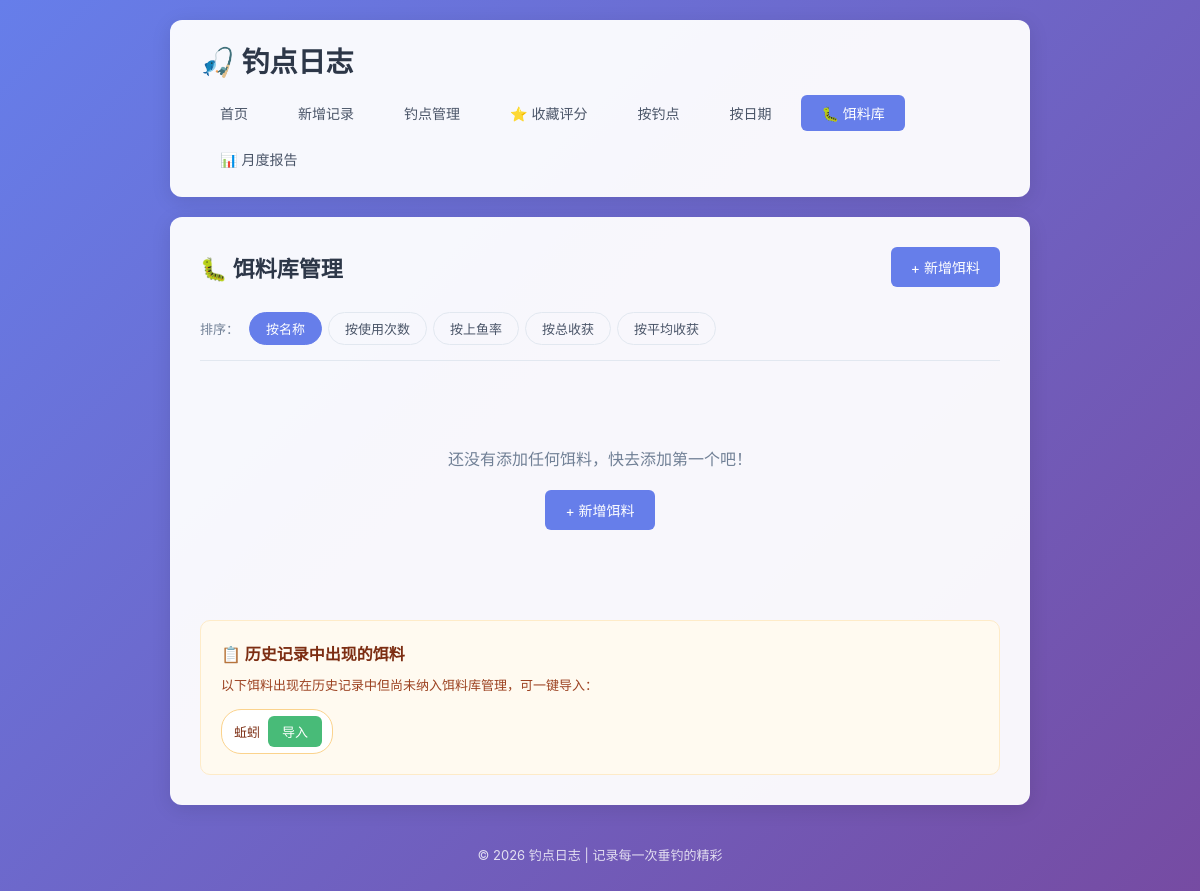
Page /baits on the earlier database version.
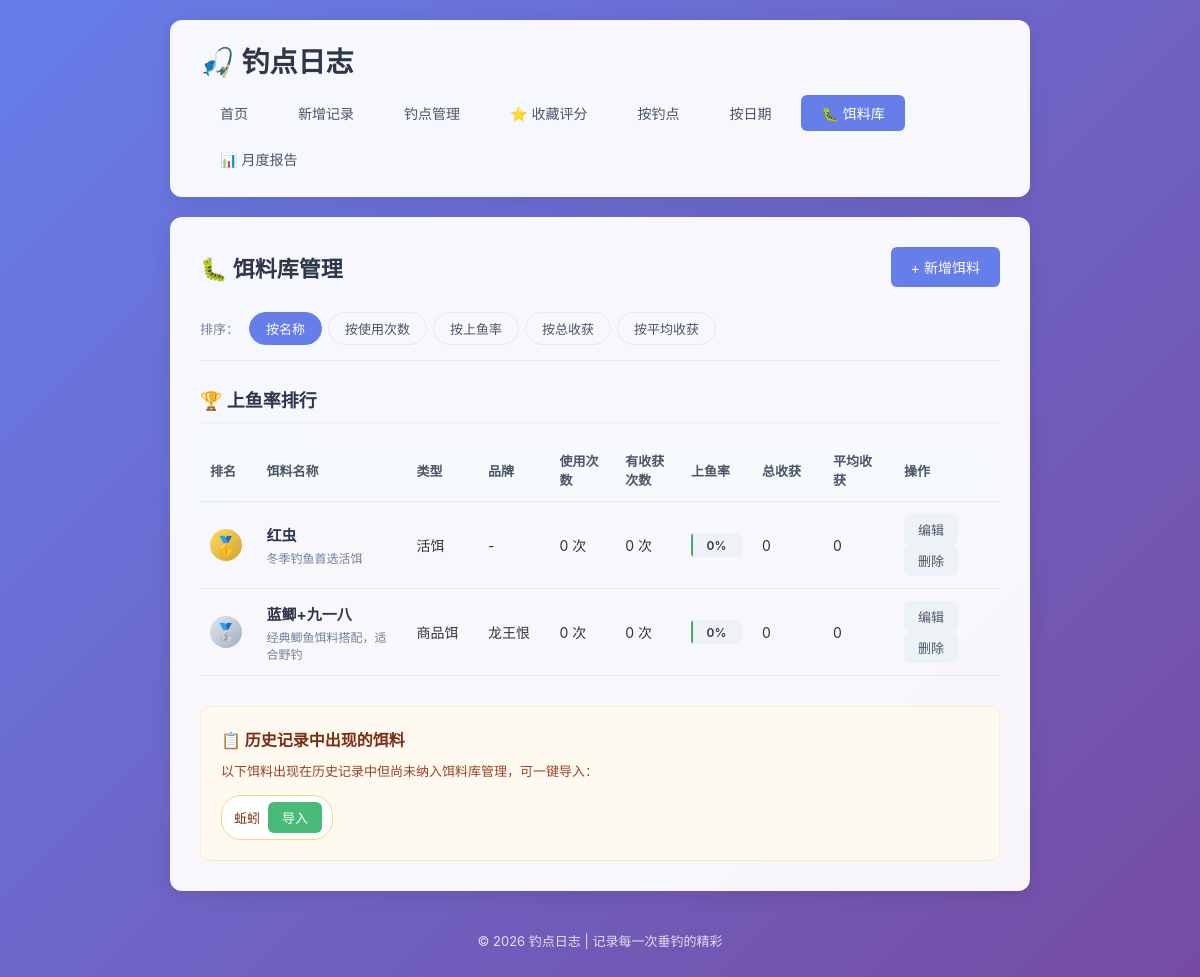
Same page on the later database version.
### tables this page shows
CREATE TABLE baits (
            id INTEGER PRIMARY KEY AUTOINCREMENT,
            name TEXT NOT NULL UNIQUE,
            type TEXT,
            brand TEXT,
            description TEXT,
            created_at TIMESTAMP DEFAULT CURRENT_TIMESTAMP
        );

### app.py (the view)
@app.route('/baits')
def baits_list():
    conn = get_db()
    sort_by = request.args.get('sort', 'name')
    baits = conn.execute('SELECT * FROM baits ORDER BY name').fetchall()
    bait_stats = []
    for bait in baits:
        bait_dict = dict(bait)
        stats = get_bait_usage_stats(conn, bait['name'])
        bait_dict.update(stats)
        bait_stats.append(bait_dict)
    if sort_by == 'usage':
        bait_stats.sort(key=lambda x: x['use_count'], reverse=True)
    elif sort_by == 'success':
        bait_stats.sort(key=lambda x: x['success_rate'], reverse=True)
    elif sort_by == 'harvest':
        bait_stats.sort(key=lambda x: x['total_harvest'], reverse=True)
    elif sort_by == 'avg_harvest':
        bait_stats.sort(key=lambda x: x['avg_harvest'], reverse=True)
    all_baits_from_logs = conn.execute(
        'SELECT DISTINCT bait FROM fishing_logs WHERE bait NOT IN (SELECT name FROM baits) ORDER BY bait'
    ).fetchall()
    unmanaged_baits = [row['bait'] for row in all_baits_from_logs if row['bait']]
    conn.close()
    return render_template(
        'baits.html',
        baits=bait_stats,
        sort_by=sort_by,
        unmanaged_baits=unmanaged_baits
    )

### app.py (called while the page is built)
def get_db():
    conn = sqlite3.connect(DB_PATH)
    conn.row_factory = sqlite3.Row
    return conn

def get_bait_usage_stats(conn, bait_name):
    logs = conn.execute(
        'SELECT harvest FROM fishing_logs WHERE bait = ?',
        (bait_name,)
    ).fetchall()
    use_count = len(logs)
    total_harvest = sum(parse_harvest_value(log['harvest']) for log in logs)
    success_count = sum(1 for log in logs if parse_harvest_value(log['harvest']) > 0)
    success_rate = round((success_count / use_count * 100), 1) if use_count > 0 else 0
    avg_harvest = round((total_harvest / use_count), 2) if use_count > 0 else 0
    return {
        'use_count': use_count,
        'total_harvest': total_harvest,
        'success_count': success_count,
        'success_rate': success_rate,
        'avg_harvest': avg_harvest
    }

### templates/baits.html (shortened to what this page needs)
{% extends 'base.html' %}
{% block content %}
    <div class="page-header">
        <h2>🐛 饵料库管理</h2>
        <a href="{{ url_for('add_bait') }}" class="btn btn-primary">+ 新增饵料</a>
    </div>
    <div class="filter-bar">
        <div class="filter-group">
            <span class="filter-label">排序：</span>
            <a href="{{ url_for('baits_list', sort='name') }}" class="filter-btn {% if sort_by == 'name' %}active{% endif %}">按名称</a>
            <a href="{{ url_for('baits_list', sort='usage') }}" class="filter-btn {% if sort_by == 'usage' %}active{% endif %}">按使用次数</a>
            <a href="{{ url_for('baits_list', sort='success') }}" class="filter-btn {% if sort_by == 'success' %}active{% endif %}">按上鱼率</a>
            <a href="{{ url_for('baits_list', sort='harvest') }}" class="filter-btn {% if sort_by == 'harvest' %}active{% endif %}">按总收获</a>
            <a href="{{ url_for('baits_list', sort='avg_harvest') }}" class="filter-btn {% if sort_by == 'avg_harvest' %}active{% endif %}">按平均收获</a>
        </div>
    </div>
    {% if baits %}
        <div class="bait-ranking">
            <h3>🏆 上鱼率排行</h3>
            <table class="ranking-table">
                <thead>
                    <tr>
                        <th style="width: 60px;">排名</th>
                        <th>饵料名称</th>
                        <th style="width: 100px;">类型</th>
                        <th style="width: 100px;">品牌</th>
                        <th style="width: 90px;">使用次数</th>
                        <th style="width: 90px;">有收获次数</th>
                        <th style="width: 100px;">上鱼率</th>
                        <th style="width: 100px;">总收获</th>
                        <th style="width: 100px;">平均收获</th>
                        <th style="width: 140px;">操作</th>
                    </tr>
                </thead>
                <tbody>
                    {% for bait in baits %}
                        <tr>
                            <td>
                                {% if loop.index == 1 %}
                                    <span class="rank-badge gold">🥇</span>
                                {% elif loop.index == 2 %}
                                    <span class="rank-badge silver">🥈</span>
                                {% elif loop.index == 3 %}
                                    <span class="rank-badge bronze">🥉</span>
                                {% else %}
                                    <span class="rank-badge">{{ loop.index }}</span>
                                {% endif %}
                            </td>
                            <td class="bait-name-cell">
                                <strong>{{ bait.name }}</strong>
                                {% if bait.description %}
                                    <div class="bait-desc">{{ bait.description }}</div>
                                {% endif %}
                            </td>
                            <td>{{ bait.type or '-' }}</td>
                            <td>{{ bait.brand or '-' }}</td>
                            <td>{{ bait.use_count }} 次</td>
                            <td>{{ bait.success_count }} 次</td>
                            <td>
                                <div class="success-rate-bar">
                                    <div class="success-rate-fill" style="width: {{ bait.success_rate }}%;"></div>
                                    <span class="success-rate-text">{{ bait.success_rate }}%</span>
                                </div>
                            </td>
                            <td>{{ bait.total_harvest }}</td>
                            <td>{{ bait.avg_harvest }}</td>
                            <td>
                                <a href="{{ url_for('edit_bait', bait_id=bait.id) }}" class="btn btn-small">编辑</a>
                                <form method="POST" action="{{ url_for('delete_bait', bait_id=bait.id) }}" style="display: inline;" onsubmit="return confirm('确定要删除这个饵料吗？');">
                                    <button type="submit" class="btn btn-small btn-danger">删除</button>
                                </form>
                            </td>
                        </tr>
                    {% endfor %}
                </tbody>
            </table>
        </div>
    {% else %}
        <div class="empty-state">
            <p>还没有添加任何饵料，快去添加第一个吧！</p>
            <a href="{{ url_for('add_bait') }}" class="btn btn-primary">+ 新增饵料</a>
        </div>
    {% endif %}
    {% if unmanaged_baits %}
        <div class="unmanaged-baits">
            <h3>📋 历史记录中出现的饵料</h3>
            <p>以下饵料出现在历史记录中但尚未纳入饵料库管理，可一键导入：</p>
            <div class="unmanaged-list">
                {% for bait_name in unmanaged_baits %}
                    <div class="unmanaged-item">
                        <span>{{ bait_name }}</span>
                        <form method="POST" action="{{ url_for('import_bait', bait_name=bait_name) }}" style="display: inline;">
                            <button type="submit" class="btn btn-small btn-success">导入</button>
                        </form>
                    </div>
                {% endfor %}
            </div>
        </div>
    {% endif %}
{% endblock %}

### templates/base.html (shortened to what this page needs)
<!DOCTYPE html>
<html lang="zh-CN">
<head>
    <link rel="stylesheet" href="{{ url_for('static', filename='style.css') }}">
</head>
<body>
    <div class="container">
        <header>
            <h1>🎣 钓点日志</h1>
            <nav>
                <a href="{{ url_for('index') }}" class="{% if request.endpoint == 'index' %}active{% endif %}">首页</a>
                <a href="{{ url_for('add_log') }}" class="{% if request.endpoint == 'add_log' %}active{% endif %}">新增记录</a>
                <a href="{{ url_for('spots_list') }}" class="{% if request.endpoint in ['spots_list', 'spot_detail', 'add_spot', 'edit_spot'] %}active{% endif %}">钓点管理</a>
                <a href="{{ url_for('spots_list', filter='favorite') }}" class="{% if request.endpoint == 'spots_list' and request.args.get('filter') == 'favorite' %}active{% endif %}">⭐ 收藏评分</a>
                <a href="{{ url_for('by_spot') }}" class="{% if request.endpoint == 'by_spot' %}active{% endif %}">按钓点</a>
                <a href="{{ url_for('by_date') }}" class="{% if request.endpoint == 'by_date' %}active{% endif %}">按日期</a>
                <a href="{{ url_for('baits_list') }}" class="{% if request.endpoint in ['baits_list', 'add_bait', 'edit_bait'] %}active{% endif %}">🐛 饵料库</a>
                <a href="{{ url_for('monthly_report') }}" class="{% if request.endpoint == 'monthly_report' %}active{% endif %}">📊 月度报告</a>
            </nav>
        </header>
        <main>
            {% block content %}{% endblock %}
        </main>
        <footer>
            <p>© 2026 钓点日志 | 记录每一次垂钓的精彩</p>
        </footer>
    </div>
</body>
</html>

### static/style.css (style rules this page uses)
* { margin: 0; padding: 0; box-sizing: border-box; }
body { font-family: -apple-system, BlinkMacSystemFont, 'Segoe UI', 'PingFang SC', 'Microsoft YaHei', sans-serif; background: linear-gradient(135deg, #667eea 0%, #764ba2 100%); min-height: 100vh; color: #333; }
.container { max-width: 900px; margin: 0 auto; padding: 20px; min-height: 100vh; display: flex; flex-direction: column; }
header { background: rgba(255, 255, 255, 0.95); border-radius: 12px; padding: 20px 30px; margin-bottom: 20px; box-shadow: 0 4px 20px rgba(0, 0, 0, 0.1); }
header h1 { font-size: 28px; color: #2d3748; margin-bottom: 15px; }
nav { display: flex; gap: 10px; flex-wrap: wrap; }
nav a { padding: 8px 20px; text-decoration: none; color: #4a5568; border-radius: 6px; transition: all 0.2s ease; font-size: 14px; }
nav a.active { background: #667eea; color: white; }
main { flex: 1; background: rgba(255, 255, 255, 0.95); border-radius: 12px; padding: 30px; box-shadow: 0 4px 20px rgba(0, 0, 0, 0.1); }
.page-header { display: flex; justify-content: space-between; align-items: center; margin-bottom: 25px; flex-wrap: wrap; gap: 15px; }
.page-header h2 { color: #2d3748; font-size: 22px; }
.btn { display: inline-block; padding: 10px 20px; border: none; border-radius: 6px; text-decoration: none; font-size: 14px; cursor: pointer; transition: all 0.2s ease; font-family: inherit; }
.btn-primary { background: #667eea; color: white; }
.btn-danger { background: #f56565; color: white; }
.btn-small { padding: 6px 14px; font-size: 13px; background: #edf2f7; color: #4a5568; }
.filter-bar { display: flex; gap: 8px; margin-bottom: 25px; flex-wrap: wrap; padding-bottom: 15px; border-bottom: 1px solid #e2e8f0; }
.filter-btn { padding: 6px 16px; border: 1px solid #e2e8f0; border-radius: 20px; text-decoration: none; font-size: 13px; color: #4a5568; transition: all 0.2s ease; }
.filter-btn.active { background: #667eea; color: white; border-color: #667eea; }
.filter-group { display: flex; align-items: center; gap: 6px; flex-wrap: wrap; }
.filter-label { font-size: 13px; color: #718096; font-weight: 500; margin-right: 4px; }
footer { text-align: center; padding: 20px; color: rgba(255, 255, 255, 0.8); font-size: 13px; margin-top: 20px; }
.bait-ranking { margin-bottom: 30px; }
.bait-ranking h3 { font-size: 18px; color: #2d3748; margin-bottom: 15px; padding-bottom: 10px; border-bottom: 2px solid #edf2f7; }
.ranking-table { width: 100%; border-collapse: collapse; font-size: 14px; }
.ranking-table th, .ranking-table td { padding: 12px 10px; text-align: left; border-bottom: 1px solid #e2e8f0; }
.ranking-table th { background: #f7fafc; font-weight: 600; color: #4a5568; font-size: 13px; }
.rank-badge { display: inline-flex; align-items: center; justify-content: center; width: 32px; height: 32px; border-radius: 50%; background: #e2e8f0; font-weight: 700; font-size: 14px; color: #4a5568; }
.rank-badge.gold { background: linear-gradient(135deg, #f6e05e, #d69e2e); color: #744210; font-size: 18px; }
.rank-badge.silver { background: linear-gradient(135deg, #e2e8f0, #a0aec0); color: #2d3748; font-size: 18px; }
.bait-name-cell { min-width: 150px; }
.bait-name-cell strong { color: #2d3748; font-size: 15px; }
.bait-desc { font-size: 12px; color: #718096; margin-top: 4px; }
.success-rate-bar { position: relative; height: 24px; background: #edf2f7; border-radius: 4px; overflow: hidden; }
.success-rate-fill { height: 100%; background: linear-gradient(90deg, #48bb78, #38a169); border-radius: 4px; transition: width 0.6s ease; min-width: 2px; }
.success-rate-text { position: absolute; top: 50%; left: 50%; transform: translate(-50%, -50%); font-size: 12px; font-weight: 600; color: #2d3748; text-shadow: 0 0 2px rgba(255, 255, 255, 0.8); }
.unmanaged-baits { margin-top: 30px; padding: 20px; background: #fffaf0; border: 1px solid #feebc8; border-radius: 10px; }
.unmanaged-baits h3 { font-size: 16px; color: #7c2d12; margin-bottom: 10px; }
.unmanaged-baits > p { font-size: 13px; color: #9c4221; margin-bottom: 15px; }
.unmanaged-list { display: flex; flex-wrap: wrap; gap: 10px; }
.unmanaged-item { display: flex; align-items: center; gap: 8px; padding: 6px 10px 6px 12px; background: #fff; border: 1px solid #fbd38d; border-radius: 20px; font-size: 13px; color: #7c2d12; }
.btn-success { background: #48bb78; color: white; }

Differences in the rows shown:
added baits: name "红虫", description "冬季钓鱼首选活饵", type "活饵", brand "-", use_count "0", success_count "0", success_rate "0", total_harvest "0", avg_harvest "0"
added baits: name "蓝鲫+九一八", description "经典鲫鱼饵料搭配，适合野钓", type "商品饵", brand "龙王恨", use_count "0", success_count "0", success_rate "0", total_harvest "0", avg_harvest "0"
Other differences:
text no longer shown: "还没有添加任何饵料，快去添加第一个吧！ + 新增饵料"
text now shown: "🏆 上鱼率排行 排名 饵料名称 类型 品牌 使用次数 有收获次数 上鱼率 总收获 平均收获 操作"
